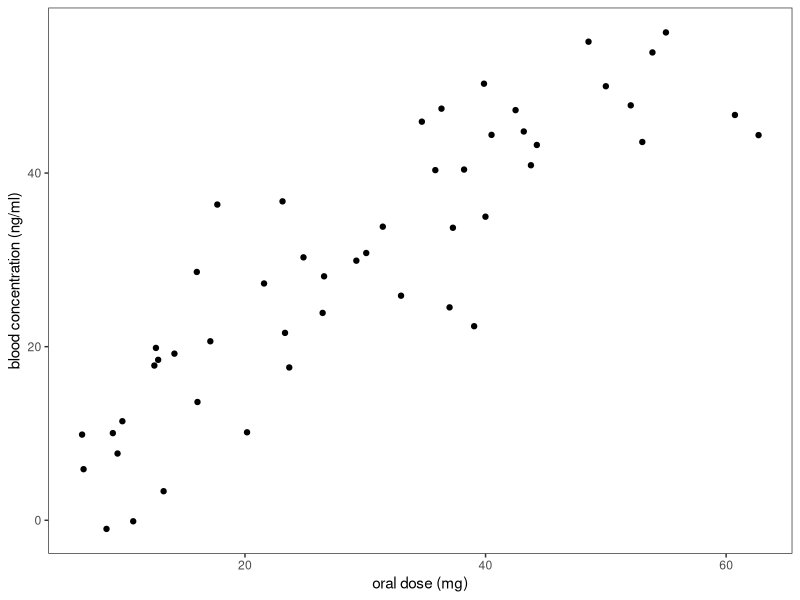
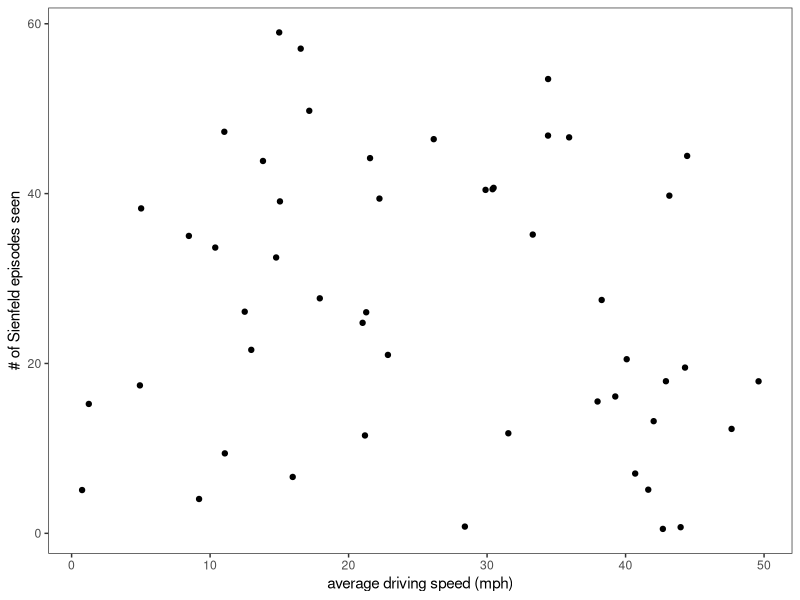
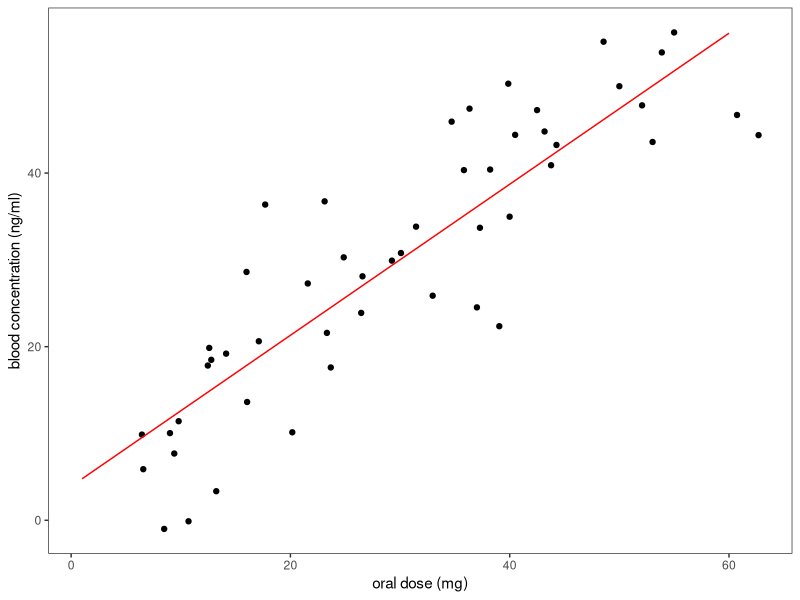
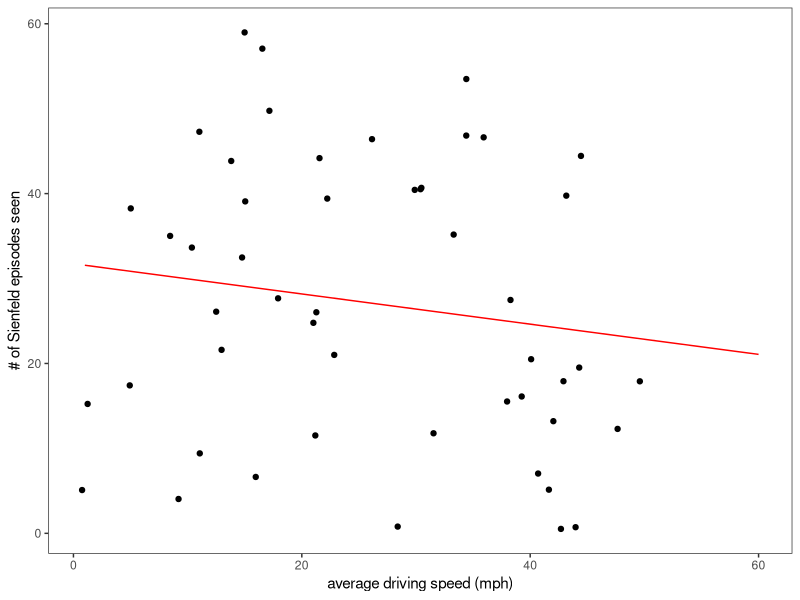

Here is the R script that generated these plots, in order:
library("ggplot2")
x<- c(1:50)
y<- c(1:50)
i<-0
for (val in x){
  r <- runif(1,-5,15)
  r2 <- runif(1,-5,15)
  y[i]<- x[i]+r
  x[i]<- x[i]+r2
  i<-i+1
}

df <- data.frame(x,y)

x2<- runif(50,0,50)
y2<-runif(50,0,60)
df2 <- data.frame(x2,y2)

#p <- 
ggplot(df, aes(x,y))+
  theme_bw()+
  theme(panel.grid.major = element_blank(), panel.grid.minor = element_blank())+
  geom_point()+
  xlab("oral dose (mg)")+
  ylab("blood concentration (ng/ml)")

#p2 <- 
ggplot(df2, aes(x2,y2))+
  theme_bw()+
  theme(panel.grid.major = element_blank(), panel.grid.minor = element_blank())+
  geom_point()+
  xlab("average driving speed (mph)")+
  ylab("# of Sienfeld episodes seen")

count<-0
xbar <- mean(x)
ybar <- mean(y)
x2bar <- mean(x2)
y2bar <- mean(y2)

top <- c(1:50)
bottom <- c(1:50)
top2 <- c(1:50)
bottom2 <- c(1:50)

for (val in x){
  top[count]<-(y[count]-ybar)*(x[count]-xbar)
  bottom[count]<-((x[count]-xbar)^2)
  count<- count+1
}

count<-0
for (val in x2){
  top2[count]<-(y2[count]-y2bar)*(x2[count]-x2bar)
  bottom2[count]<-((x2[count]-x2bar)^2)
  count<- count+1
}

m <- sum(top)/sum(bottom)
m2 <- sum(top2)/sum(bottom2)

b <- ybar - (m*xbar)
b2 <- y2bar - (m2*x2bar)

xlm <- c(1:60)
ylm <- c(1:60)
xlm2 <- c(1:60)
ylm2 <- c(1:60)

count<-1
for (val in xlm){
  ylm[count]<-xlm[count]*m + b
  count<-count+1
}

count<-1
for (val in xlm2){
  ylm2[count]<-xlm2[count]*m2 + b2
  count<-count+1
}

dflm<-data.frame(xlm,ylm)
dflm2<-data.frame(xlm2,ylm2)

ggplot(df, aes(x,y))+
  theme_bw()+
  theme(panel.grid.major = element_blank(), panel.grid.minor = element_blank())+
  geom_point()+
  geom_line(data = dflm, aes(xlm,ylm), colour="red")+
  xlab("oral dose (mg)")+
  ylab("blood concentration (ng/ml)")

ggplot(df2, aes(x2,y2))+
  theme_bw()+
  theme(panel.grid.major = element_blank(), panel.grid.minor = element_blank())+
  geom_point()+
  geom_line(data = dflm2, aes(xlm2,ylm2), colour="red")+
  xlab("average driving speed (mph)")+
  ylab("# of Sienfeld episodes seen")

se <- c(1:50)

count<-1
for (val in y){
  se[count]<-(y[count]-(m*x[count]+b))^2
  count<-count+1
}

se2<-c(1:50)

count<-1
for (val in y2){
  se2[count]<-(y2[count]-(m2*x2[count]+b2))^2
  count<-count+1
}

sse<- sum(se)
sse2<- sum(se2)

mse<- sse/length(se)
mse2<- sse2/length(se2)

rmse<- sqrt(mse)
rmse2<- sqrt(mse2)

lin_model<-lm(y~x)
summary(lin_model)
#bottom